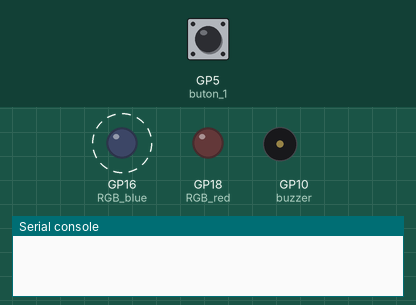
This program was run on a simulated Raspberry Pi Pico running MicroPython. On the bench: output pins drawn as LEDs (lit = HIGH), buzzer (waves = sounding), the last lines printed to the serial console. Dashed ring = blinking. Inputs (shaded band) come from the test bench; at power-on: GP5 (buton_1) LOW.

Above: at 1.2 s.
1.3 s: GP5 (buton_1) pulled HIGH for 2.15 s
At 1.48 s:
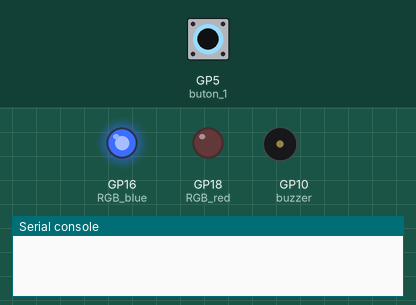
At 2.8 s:
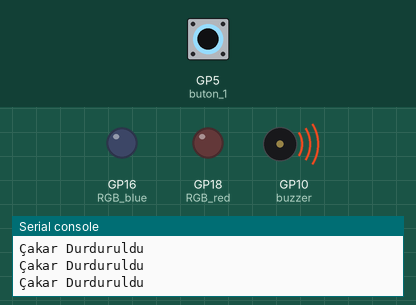
Timing chart, 0 to 10.9 s (numbered marks = the images above; inputs shaded):
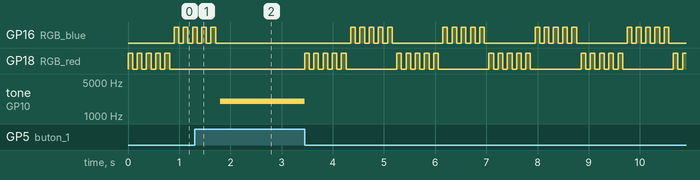

The program:

12_ButonluBuzzer_CakarLamba.py
```python
#Araç ButonBuzzer Çakar Lamba, thread#                     #// Araçlar için butona basıldığında ses çıkararak çakar lambayı durduran uygulama //#
# Butonun anında tepki vermesi için kesme yada multi_thread kullanılmalıdır.

from machine import Pin,PWM
import utime

buton_1 = Pin(5, Pin.IN, Pin.PULL_DOWN)

RGB_red = Pin(18, Pin.OUT)     # RGB Kırmızı Işık
RGB_blue = Pin(16, Pin.OUT)    # RGB Mavi Işık

buzzer = PWM(Pin(10))
buzzer.freq(2000);
buzzer.duty_u16(0)

RGB_red.value(0)
RGB_blue.value(0)

LED_time = 0.09               # LED animasyon hızı
LED_count = 5                 # LED yanıp, sönme sayısı

while True:

    if buton_1.value() == 1:
        print("Çakar Durduruldu")
        buzzer.duty_u16(40000)
    else:
        buzzer.duty_u16(0)

        for i in range(LED_count):
            RGB_red.value(1)         # Kırmızı LED
            utime.sleep(LED_time)
            RGB_red.value(0)
            utime.sleep(LED_time)

        for i in range(LED_count):
            RGB_blue.value(1)        # Mavi LED
            utime.sleep(LED_time)
            RGB_blue.value(0)
            utime.sleep(LED_time)
```

Measured:
- after the input at 1.3 s, tone on GP10 (buzzer): silent → 2000 Hz after 0.50 s, → silent 1.6 s later
- by itself, GP18 (RGB_red): repeats every 1.8 s: 4 × (LOW 0.09 s, HIGH 0.09 s), LOW 0.99 s, HIGH 0.09 s
